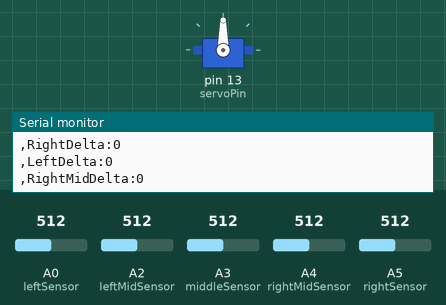
Recording of a sketch running on a simulated Arduino Uno, built with avr-gcc and run on an emulated ATmega328P. Parts: servo, the last lines printed to the serial monitor. The test bench sets the inputs (shaded band); at power-on: A0 (leftSensor) = 512, A2 (leftMidSensor) = 512, A3 (middleSensor) = 512, A4 (rightMidSensor) = 512, A5 (rightSensor) = 512.

Above: at 11.2 s.
11.3 s: A0 (leftSensor) set to 643
14.3 s: A0 (leftSensor) set to 666
At 14.8 s:
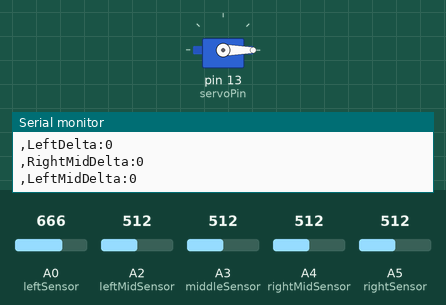
Timing chart, 0 to 17.3 s (numbered marks = the images above; inputs shaded):
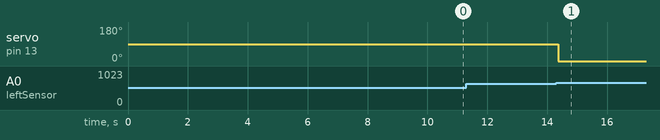

The sketch:

sound_locazation.ino
```cpp
#include <Servo.h>
Servo servo;
const int rightSensor = A5;
const int rightMidSensor = A4;
const int leftSensor = A0;
const int middleSensor = A3;
const int leftMidSensor = A2;
int servoPin = 13;

int rightMidValue;
int rightValue;
int middleValue;
int leftMidValue;
int leftValue;
int angle;

//int sampleLeft[] = {0,0,0,0,0,0,0,0,0,0};
//int sampleRight[] = {0,0,0,0,0,0,0,0,0,0};
int maxSample[] = {0,0};
int t =0;
int averageLeft = 0;
int averageLeftMid = 0;
int averageMiddle = 0;
int averageRight = 0;
int averageRightMid = 0;
int samplingTime;
int leftDeltaMax;
int leftMidDeltaMax;
int middleDeltaMax;
int rightDeltaMax;
int rightMidDeltaMax;


void setup() {
  pinMode(rightSensor, INPUT);
  pinMode(middleSensor, INPUT);
  pinMode(rightMidSensor, INPUT);
  pinMode(leftMidSensor, INPUT);
  pinMode(leftSensor, INPUT);
  servo.attach(servoPin);
  servo.write(90);
  delay(10000);
  Serial.begin(9600);
}

int getMaximum(int arr[], int length) {
  int max = 0;
  for (int i = 0; i < length; ++i) {
    if (arr[i] > max ) {
      max = arr[i];
    }
  }
  return max;
}

int getMin(int arr[], int length) {
  int min = 10000;
  for (int i = 0; i < length; ++i) {
    if (arr[i] < min ) {
      min = arr[i];
    }
  }
  return min;
}

// void getSample() {
//   for (int i = 0; i < 10; ++i) {
//     sampleRight[i] = analogRead(rightSensor);

//   }
//   for (int i = 0; i < 10; ++i) {
//     sampleLeft[i] = analogRead(leftSensor);
//   }
// }

int getAverage(int arr[], int length) {
  int sum = 0;
  for (int i = 0; i < length; ++i) {
    sum += arr[i];
  }
  return sum/length;
}
void calibration() {
  int calibrationArr[100];
  int rightArr[100];
  int leftArr[100];
  int midArr[100];
  int rightMidArr[100];
  int leftMidArr[100];

  for (int i = 0; i < 100; ++i) {
//    calibrationArr[i] = analogRead(rightSensor);
    rightArr[i] = analogRead(rightSensor);
    leftArr[i] = analogRead(leftSensor);
    midArr[i] = analogRead(middleSensor);
    rightMidArr[i] = analogRead(rightMidSensor);
    leftMidArr[i] = analogRead(leftMidSensor);
  }
  averageRight = getAverage(rightArr, 50);
  int rightMax = getMaximum(rightArr, 50);
  int rightMin = getMin(rightArr,50);

  rightDeltaMax = max(abs(averageRight - rightMax), abs(averageRight - rightMin));
//   for (int i = 0; i < 100; ++i) {
//    calibrationArr[i] = analogRead(leftSensor);
//  }
  int leftMax = getMaximum(leftArr, 50);
  int leftMin = getMin(leftArr, 50);
  averageLeft = getAverage(leftArr, 50);

  leftDeltaMax = max(abs(averageLeft - leftMax), abs(averageLeft - leftMin));
//
//  for (int i = 0; i < 100; ++i) {
//    calibrationArr[i] = analogRead(middleSensor);
//  }
  int middleMax = getMaximum(midArr, 50);
  int middleMin = getMin(midArr, 50);
  averageMiddle = getAverage(midArr, 50);

  middleDeltaMax = max(abs(averageMiddle - middleMax), abs(averageMiddle - middleMin));

//  for (int i = 0; i < 100; ++i) {
//    calibrationArr[i] = analogRead(rightMidSensor);
//  }
  int rightMidMax = getMaximum(rightMidArr, 50);
  int rightMidMin = getMin(rightMidArr, 50);
  averageRightMid = getAverage(rightMidArr, 50);

  rightMidDeltaMax = max(abs(averageRightMid - rightMidMax), abs(averageRightMid - rightMidMin));

//
//  for (int i = 0; i < 100; ++i) {
//    calibrationArr[i] = analogRead(leftMidSensor);
//  }
  int leftMidMax = getMaximum(leftMidArr, 50);
  int leftMidMin = getMin(leftMidArr, 50);
  averageLeftMid = getAverage(leftMidArr, 50);

  leftMidDeltaMax = max(abs(averageLeftMid - leftMidMax), abs(averageLeftMid - leftMidMin));

}

int largestDelta() {
  int deltas[] = {leftDeltaMax, middleDeltaMax, rightDeltaMax, leftMidDeltaMax, rightMidDeltaMax};
  int largestDeltaIndex = 0;
  int largestDelta = 0;
  for (int i = 0; i < 5; ++i) {
    if ( abs(deltas[i]) > largestDelta ) {
      largestDelta = abs(deltas[i]);
      largestDeltaIndex = i;
    }
  }
  return largestDeltaIndex;

}

void loop() {

  // if (t  == 100) {
  //   calibration();
  //   t = 0;
  // }
  calibration();
  rightValue = analogRead(rightSensor);
  leftValue = analogRead(leftSensor);
  middleValue = analogRead(middleSensor);
  rightMidValue = analogRead(rightMidSensor);
  leftMidValue = analogRead(leftMidSensor);
  // Serial.print("Right:");
  // Serial.print(rightValue);
  // Serial.print(",");
  // Serial.print("Left:");
  // Serial.println(leftValue);
  // Serial.print(",");
  // Serial.print("Middle:");
  // Serial.println(middleValue);
  // Serial.print(",");
  // Serial.print("LeftAverage:");
  // Serial.println(averageLeft);
  // Serial.print(",");
  // Serial.print("RightAverage:");
  // Serial.println(averageRight);
  // Serial.print(",");
  // Serial.print("MiddleAverage:");
  // Serial.println(averageMiddle);

  // getSample();


  if (leftDeltaMax < abs(averageLeft -leftValue)) {
    leftDeltaMax = abs(leftValue - averageLeft);
  }
  if (rightDeltaMax < abs(rightValue- averageRight)) {
    rightDeltaMax = abs(rightValue- averageRight);
  }
  if (middleDeltaMax < abs(middleValue - averageMiddle)) {
    middleDeltaMax = abs(middleValue - averageMiddle);
  }
  if (rightMidDeltaMax < abs(rightMidValue - averageRightMid)) {
    rightMidDeltaMax = abs(rightMidValue - averageRightMid);
  }
  if (leftMidDeltaMax < abs(leftMidValue - averageLeftMid)) {
    leftMidDeltaMax = abs(leftMidValue - averageLeftMid);
  }
   if ( averageRight != 0 && averageLeft != 0 && averageMiddle != 0 && averageRightMid != 0 && averageLeftMid != 0) {
  switch (largestDelta()) {
    case 0: // left
      if (abs(leftDeltaMax) > 100) {
        servo.write(0);
        delay(1000);
      }
      break;
    case 1: // middle
      if (abs(middleDeltaMax) > 100) {
        servo.write(90);
        delay(1000);
      }
      break;
    case 2: // right
      if (abs(rightDeltaMax) > 100) {
        servo.write(180);
        delay(1000);
      }
      break;
    case 3: // rightMid
      if (abs(leftMidDeltaMax) > 100) {
        servo.write(45);
        delay(1000);
      }
      break;
      case 4: // leftMid
      if (abs(rightMidDeltaMax) > 100) {
        servo.write(135);
        delay(1000);
      }
      break;
  }
   }
    Serial.print(",");
  Serial.print("MiddleDelta:");
  Serial.println(middleDeltaMax);
   Serial.print(",");
  Serial.print("RightDelta:");
  Serial.println(rightDeltaMax);
   Serial.print(",");
  Serial.print("LeftDelta:");
  Serial.println(leftDeltaMax);
  Serial.print(",");
  Serial.print("RightMidDelta:");
  Serial.println(rightDeltaMax);
  Serial.print(",");
  Serial.print("LeftMidDelta:");
  Serial.println(leftMidDeltaMax);

//  if ( !(averageRight == 0) && !(averageLeft && 0)) {
//    if ( leftDeltaMax > 100 ) {
//      if ( rightDeltaMax > leftDeltaMax) {
//        servo.write(0);
//        delay(1000);
//      }
//      else {
//        servo.write(180);
//        delay(1000);
//      }
//    }
//    else if ( rightDeltaMax > 100) {
//      if ( rightDeltaMax > leftDeltaMax ) {
//        servo.write(0);
//        delay(1000);
//      }
//      else {
//        servo.write(180);
//        delay(1000);
//      }
//    }
//  }
  // t++;


  // for (int i = 0; i < 5; ++i) {
  //   sample1[i] = analogRead(rightSensor);
  //   sample2[i] = analogRead(leftSensor);
  // }

//   if (leftValue == LOW && rightValue == HIGH) {
//     servo.write(180);
//     delay(1000);
//   }
//   else if ( leftValue == HIGH && rightValue == LOW) {
//     servo.write(0);
//     delay(1000);
// }
  //int rightDev = abs(rightValue - calibratedRight);
  //int leftDev = abs(leftValue - calibratedLeft);
  // if (  rightDev > 50 || leftDev > 60 ) {
  //     (rightDev > leftDev) ? servo.write(0) : servo.write(180);
  //     delay(50);
  //   }
  // if ( lefValue )
  //angle = map(soundValue, 0, 1023, 0, 180);

  //servo_test.write(angle);

}
```

Measured:
- the behaviour switches between 655 and 656 on A0 (leftSensor) (found by bisection; images 0 and 1)
- after the input at 14.3 s, servo on pin 13 (servoPin): 90° → 0° after 0.07 s
